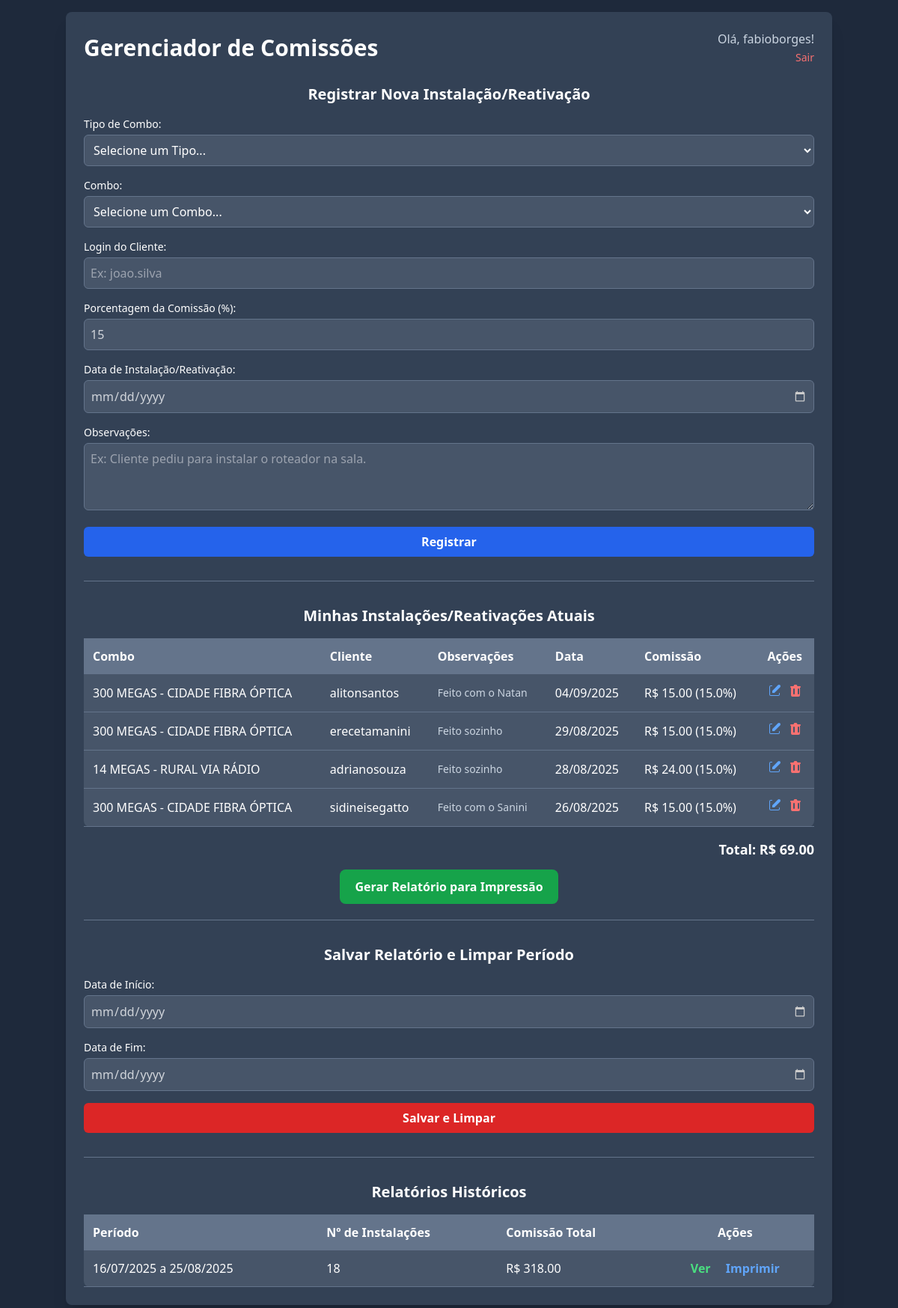
Screenshot of / (signed in) with the database file from the repository.
### app.py (models this page shows)
class User(db.Model, UserMixin):
    id = db.Column(db.Integer, primary_key=True)
    username = db.Column(db.String(150), unique=True, nullable=False)
    password_hash = db.Column(db.String(150), nullable=False)
    instalacoes = db.relationship('Instalacao', backref='tecnico', lazy=True)

class Instalacao(db.Model):
    id = db.Column(db.Integer, primary_key=True)
    tipo_combo = db.Column(db.String(50), nullable=False)
    descricao_combo = db.Column(db.String(100), nullable=False)
    valor_original = db.Column(db.Float, nullable=False)
    valor_arredondado = db.Column(db.Float, nullable=False)
    login_cliente = db.Column(db.String(100), nullable=False)
    data_instalacao = db.Column(db.String(20), nullable=False)
    porcentagem_comissao = db.Column(db.Float, nullable=False, default=15.0)
    comissao = db.Column(db.Float, nullable=False)
    observacoes = db.Column(db.String(300), nullable=True)
    data_registro = db.Column(db.DateTime, default=datetime.datetime.now)
    user_id = db.Column(db.Integer, db.ForeignKey('user.id'), nullable=False)

class RelatorioHistorico(db.Model):
    id = db.Column(db.Integer, primary_key=True)
    data_inicio = db.Column(db.String(20), nullable=False)
    data_fim = db.Column(db.String(20), nullable=False)
    total_comissoes = db.Column(db.Float, nullable=False)
    num_instalacoes = db.Column(db.Integer, nullable=False)
    data_salva = db.Column(db.DateTime, default=datetime.datetime.now)
    instalacoes_json = db.Column(db.String, nullable=False)

### app.py (the view, shortened to what this page needs)
@app.route('/', methods=['GET', 'POST'])
@login_required
def index():
    instalacoes = Instalacao.query.filter_by(user_id=current_user.id).order_by(Instalacao.data_registro.desc()).all()
    total_comissoes = sum(inst.comissao for inst in instalacoes)
    historico = RelatorioHistorico.query.order_by(RelatorioHistorico.data_salva.desc()).all()
    return render_template('index.html', instalacoes=instalacoes, total_comissoes=total_comissoes, historico=historico, COMBOS_JS=json.dumps(COMBOS))

### app.py (called while the page is built)
@login_manager.user_loader
def load_user(user_id):
    return User.query.get(int(user_id))

@app.template_filter('strftime')
def _jinja2_filter_datetime(date, fmt=None):
    if isinstance(date, str):
        try: date = datetime.datetime.strptime(date, '%Y-%m-%d').date()
        except (ValueError, TypeError): return date
    return date.strftime(fmt or '%d/%m/%Y')

### templates/index.html (shortened to what this page needs)
<!DOCTYPE html>
<html lang="pt-br">
<head>
    <script src="https://cdn.tailwindcss.com"></script>
</head>
<body class="bg-slate-800 text-white font-sans flex flex-col items-center min-h-screen p-4">
    <div class="bg-slate-700 p-6 rounded-lg shadow-xl w-full max-w-5xl">
        <div class="flex justify-between items-center mb-6">
            <h1 class="text-3xl font-bold">Gerenciador de Comissões</h1>
            <div class="text-right">
                <p class="text-slate-300">Olá, {{ current_user.username }}!</p>
                <a href="{{ url_for('logout') }}" class="text-sm text-red-400 hover:underline">Sair</a>
            </div>
        </div>
        <div class="space-y-4">
            <h2 class="text-xl font-semibold mb-4 text-center">Registrar Nova Instalação/Reativação</h2>
            <form action="{{ url_for('index') }}" method="post" class="space-y-4">
                <div>
                    <label for="tipo_combo" class="block text-sm font-medium mb-1">Tipo de Combo:</label>
                    <select id="tipo_combo" name="tipo_combo" class="w-full p-2 bg-slate-600 border border-slate-500 rounded-md" required>
                        <option value="">Selecione um Tipo...</option>
                    </select>
                </div>
                <div>
                    <label for="combo_key" class="block text-sm font-medium mb-1">Combo:</label>
                    <select id="combo_key" name="combo_key" class="w-full p-2 bg-slate-600 border border-slate-500 rounded-md" required>
                        <option value="">Selecione um Combo...</option>
                    </select>
                </div>
                <div>
                    <label for="login_cliente" class="block text-sm font-medium mb-1">Login do Cliente:</label>
                    <input type="text" id="login_cliente" name="login_cliente" placeholder="Ex: joao.silva" class="w-full p-2 bg-slate-600 border border-slate-500 rounded-md" required>
                </div>
                <div>
                    <label for="porcentagem_comissao" class="block text-sm font-medium mb-1">Porcentagem da Comissão (%):</label>
                    <input type="number" id="porcentagem_comissao" name="porcentagem_comissao" value="15" step="0.1" placeholder="Ex: 15" class="w-full p-2 bg-slate-600 border border-slate-500 rounded-md" required>
                </div>
                <div>
                    <label for="data_instalacao" class="block text-sm font-medium mb-1">Data de Instalação/Reativação:</label>
                    <input type="date" id="data_instalacao" name="data_instalacao" class="w-full p-2 bg-slate-600 border border-slate-500 rounded-md" required>
                </div>
                <div>
                    <label for="observacoes" class="block text-sm font-medium mb-1">Observações:</label>
                    <textarea id="observacoes" name="observacoes" rows="3" placeholder="Ex: Cliente pediu para instalar o roteador na sala." class="w-full p-2 bg-slate-600 border border-slate-500 rounded-md"></textarea>
                </div>
                <button type="submit" class="w-full bg-blue-600 text-white font-bold py-2 rounded-md hover:bg-blue-700 transition">
                    Registrar
                </button>
            </form>
        </div>
        <hr class="my-8 border-slate-500">
        <div>
            <h2 class="text-xl font-semibold mb-4 text-center">Minhas Instalações/Reativações Atuais</h2>
            <div class="overflow-x-auto">
                <table class="min-w-full bg-slate-600 rounded-lg">
                    <thead class="bg-slate-500">
                        <tr>
                            <th class="p-3 text-left">Combo</th>
                            <th class="p-3 text-left">Cliente</th>
                            <th class="p-3 text-left">Observações</th>
                            <th class="p-3 text-left">Data</th>
                            <th class="p-3 text-left">Comissão</th>
                            <th class="p-3 text-center">Ações</th>
                        </tr>
                    </thead>
                    <tbody>
                        {% for instalacao in instalacoes %}
                        <tr class="border-b border-slate-500">
                            <td class="p-3">{{ instalacao.descricao_combo }}</td>
                            <td class="p-3">{{ instalacao.login_cliente }}</td>
                            <td class="p-3 text-sm text-slate-300">{{ instalacao.observacoes or 'N/A' }}</td>
                            <td class="p-3">{{ instalacao.data_instalacao | strftime }}</td>
                            <td class="p-3">R$ {{ "%.2f"|format(instalacao.comissao) }} ({{ instalacao.porcentagem_comissao }}%)</td>
                            <td class="p-3 text-center flex justify-center space-x-2">
                                <a href="{{ url_for('editar', instalacao_id=instalacao.id) }}" class="text-blue-400 hover:text-blue-600">
                                </a>
                                <form action="{{ url_for('excluir', instalacao_id=instalacao.id) }}" method="post" onsubmit="return confirm('Tem certeza que deseja excluir este registro?');">
                                    <button type="submit" class="text-red-400 hover:text-red-600">
                                    </button>
                                </form>
                            </td>
                        </tr>
                        {% else %}
                        <tr><td colspan="6" class="p-3 text-center text-gray-400">Nenhuma instalação registrada.</td></tr>
                        {% endfor %}
                    </tbody>
                </table>
            </div>
            <div class="text-right mt-4 text-lg font-bold">Total: R$ {{ "%.2f"|format(total_comissoes) }}</div>
            <div class="text-center mt-6">
                <a href="{{ url_for('relatorio_imprimir') }}" class="w-full md:w-auto bg-green-600 text-white font-bold py-3 px-5 rounded-lg hover:bg-green-700 transition">Gerar Relatório para Impressão</a>
            </div>
        </div>
        <hr class="my-8 border-slate-500">
        <div class="space-y-4">
             <h2 class="text-xl font-semibold mb-4 text-center">Salvar Relatório e Limpar Período</h2>
             <form action="{{ url_for('salvar_periodo') }}" method="post" class="space-y-4" onsubmit="return confirm('Confirmar: Salvar este período e limpar os dados? Esta ação é irreversível.');">
                 <div>
                    <label for="start_date" class="block text-sm font-medium mb-1">Data de Início:</label>
                    <input type="date" id="start_date" name="start_date" class="w-full p-2 bg-slate-600 border border-slate-500 rounded-md" required>
                 </div>
                 <div>
                    <label for="end_date" class="block text-sm font-medium mb-1">Data de Fim:</label>
                    <input type="date" id="end_date" name="end_date" class="w-full p-2 bg-slate-600 border border-slate-500 rounded-md" required>
                 </div>
                 <button type="submit" class="w-full bg-red-600 text-white font-bold py-2 rounded-md hover:bg-red-700 transition">Salvar e Limpar</button>
             </form>
        </div>
        <hr class="my-8 border-slate-500">
        <div>
            <h2 class="text-xl font-semibold mb-4 text-center">Relatórios Históricos</h2>
            <div class="overflow-x-auto">
                <table class="min-w-full bg-slate-600 rounded-lg">
                    <thead class="bg-slate-500">
                        <tr>
                            <th class="p-3 text-left">Período</th>
                            <th class="p-3 text-left">Nº de Instalações</th>
                            <th class="p-3 text-left">Comissão Total</th>
                            <th class="p-3 text-center">Ações</th>
                        </tr>
                    </thead>
                    <tbody>
                        {% for relatorio in historico %}
                        <tr class="border-b border-slate-500">
                            <td class="p-3">{{ relatorio.data_inicio | strftime }} a {{ relatorio.data_fim | strftime }}</td>
                            <td class="p-3">{{ relatorio.num_instalacoes }}</td>
                            <td class="p-3">R$ {{ "%.2f"|format(relatorio.total_comissoes) }}</td>
                            <td class="p-3 text-center">
                                <a href="{{ url_for('relatorio_historico', relatorio_id=relatorio.id) }}" class="text-green-400 hover:text-green-600 font-semibold inline-block mr-4">Ver</a>
                                <a href="{{ url_for('relatorio_historico_imprimir', relatorio_id=relatorio.id) }}" class="text-blue-400 hover:text-blue-600 font-semibold inline-block">Imprimir</a>
                            </td>
                        </tr>
                        {% else %}
                        <tr><td colspan="4" class="p-3 text-center text-gray-400">Nenhum relatório histórico salvo.</td></tr>
                        {% endfor %}
                    </tbody>
                </table>
            </div>
        </div>
    </div>
</body>
</html>

### templates/index.html (style rules this page uses)
body { font-family: 'Inter', sans-serif; }
select, input[type="text"], input[type="date"], input[type="number"], textarea { color: #d1d5db; }

### rows the page displays
User: username "fabioborges"
Instalacao: descricao_combo "300 MEGAS - CIDADE FIBRA ÓPTICA", login_cliente "alitonsantos", observacoes "Feito com o Natan", data_instalacao|strftime "04/09/2025", comissao "15.00", porcentagem_comissao "15.0"
Instalacao: descricao_combo "300 MEGAS - CIDADE FIBRA ÓPTICA", login_cliente "erecetamanini", observacoes "Feito sozinho", data_instalacao|strftime "29/08/2025", comissao "15.00", porcentagem_comissao "15.0"
Instalacao: descricao_combo "14 MEGAS - RURAL VIA RÁDIO", login_cliente "adrianosouza", observacoes "Feito sozinho", data_instalacao|strftime "28/08/2025", comissao "24.00", porcentagem_comissao "15.0"
Instalacao: descricao_combo "300 MEGAS - CIDADE FIBRA ÓPTICA", login_cliente "sidineisegatto", observacoes "Feito com o Sanini", data_instalacao|strftime "26/08/2025", comissao "15.00", porcentagem_comissao "15.0"
RelatorioHistorico: data_inicio|strftime "16/07/2025", data_fim|strftime "25/08/2025", num_instalacoes "18", total_comissoes "318.00"

### other values shown
{{ "%.2f"|format(total_comissoes) }} "69.00"
